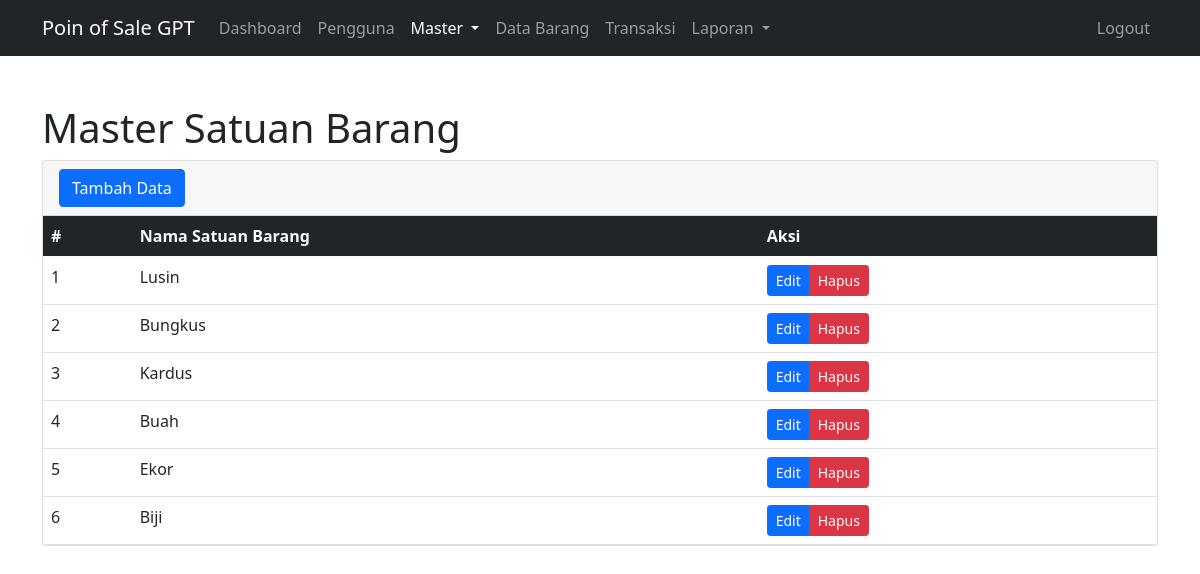
The page /dash.php?menu=barangsat (signed in) on the database its author committed.
### tables this page shows
CREATE TABLE `barangsat` (
  `id_barangsat` int(11) NOT NULL AUTO_INCREMENT,
  `nm_barangsat` varchar(50) DEFAULT NULL,
  PRIMARY KEY (`id_barangsat`)
);

### menu/master/barangsat.php (the view, shortened to what this page needs)
<div class="container mt-5">
    <h1>Master Satuan Barang</h1>
    <div class="card">
        <div class="card-header">
            <a href="#" class="btn btn-primary" data-bs-toggle="modal" data-bs-target="#modalTambah">Tambah Data</a>
        </div>
        <table class="table table-hover mb-0">
            <thead>
                <tr class="bg-dark text-light">
                    <th>#</th>
                    <th>Nama Satuan Barang</th>
                    <th>Aksi</th>
                </tr>
            </thead>
            <tbody>
                <?php
                    $nodata = 1;
                    $sdata = mysqli_query($con, "SELECT * FROM barangsat");
                    while($ddata = mysqli_fetch_array($sdata)){
                        echo"
                            <tr>
                                <td>".$nodata."</td>
                                <td>".$ddata['nm_barangsat']."</td>
                                <td>
                                    <div class='btn-group'>
                                        <a href='#' class='btn btn-primary btn-sm btedit' data-id='".$ddata['id_barangsat']."' data-nama='".$ddata['nm_barangsat']."' data-bs-toggle='modal' data-bs-target='#modalEdit'>Edit</a>
                                        <a href='#' class='btn btn-danger btn-sm bthapus' data-bs-toggle='modal' data-bs-target='#modalHapus' data-id='".$ddata['id_barangsat']."' data-nama='".$ddata['nm_barangsat']."'>Hapus</a>
                                    </div>
                                </td>
                            </tr>
                        ";
                        $nodata++;
                    }
                ?>
            </tbody>
        </table>
    </div>
</div>

### rows shown on the page
barangsat: nm_barangsat "Lusin"
barangsat: nm_barangsat "Bungkus"
barangsat: nm_barangsat "Kardus"
barangsat: nm_barangsat "Buah"
barangsat: nm_barangsat "Ekor"
barangsat: nm_barangsat "Biji"

### other values the page prints
identitas() "Poin of Sale GPT"
